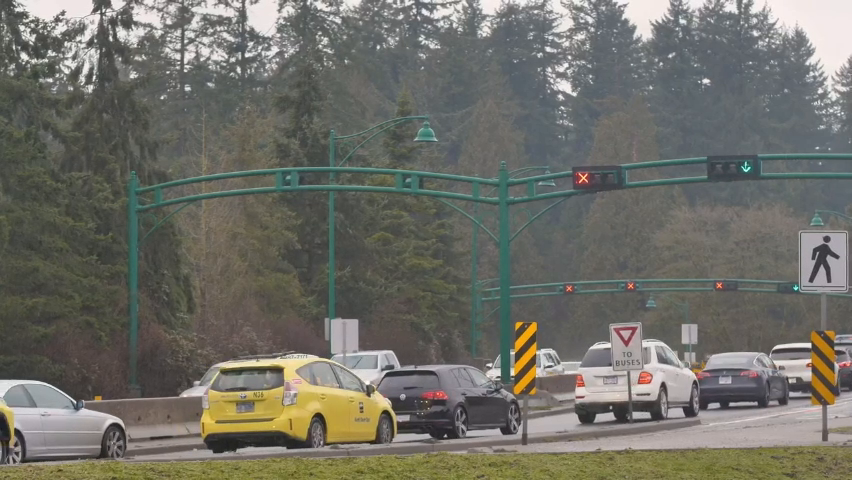
#> input picture frame 15 of Chapter_12/videos/test.mp4, 852 x 480 px
$ python S2_optical_flow_color_code.py
#> lines starting #> are read from the running program, lines starting #| are printed output that depends on the picture
import cv2
import numpy as np


def draw_optical_flow(flow):
    h, w = flow.shape[:2]
    hsv = np.zeros((h, w, 3), dtype=np.uint8)
    hsv[..., 1] = 255  # Set saturation to maximum

    # Calculate flow magnitude and angle
    mag, ang = cv2.cartToPolar(flow[..., 0], flow[..., 1])
    print(mag)
    hsv[..., 0] = ang * 180 / np.pi / 2  # Hue corresponds to direction
    hsv[..., 2] = cv2.normalize(mag, None, 0, 255, cv2.NORM_MINMAX)  # Value corresponds to magnitude

    # Convert HSV to BGR for visualization
    bgr = cv2.cvtColor(hsv, cv2.COLOR_HSV2BGR)
    return bgr


def optical_flow_demo(video_path):
#> called with video_path = 'test.mp4'
    cap = cv2.VideoCapture(video_path)
    if not cap.isOpened():
        print("Error: Cannot open video.")
        return

    ret, prev_frame = cap.read()
#> prev_frame is the input picture: shape (480, 852, 3); mean B, G, R 103.1, 111, 111.4
    if not ret:
        print("Error: Cannot read the first frame.")
        return

    prev_gray = cv2.cvtColor(prev_frame, cv2.COLOR_BGR2GRAY)
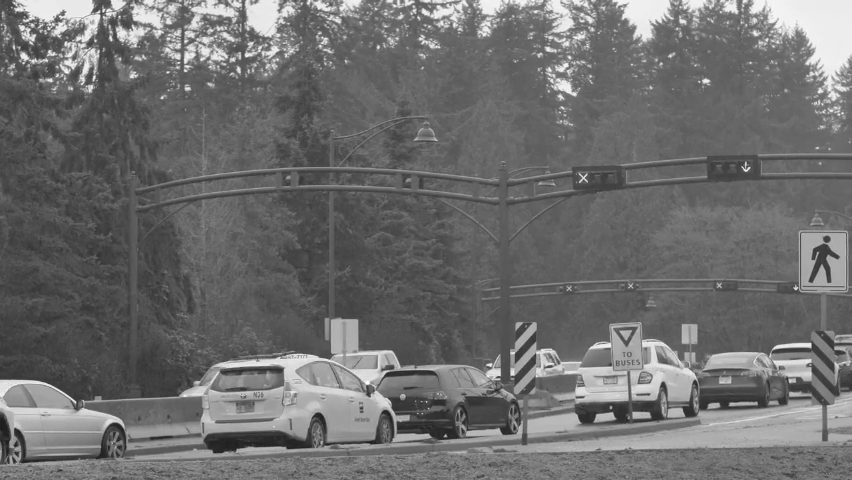
#> prev_gray: shape (480, 852); min 21, max 255, mean 110.2

    while True:
        ret, frame = cap.read()
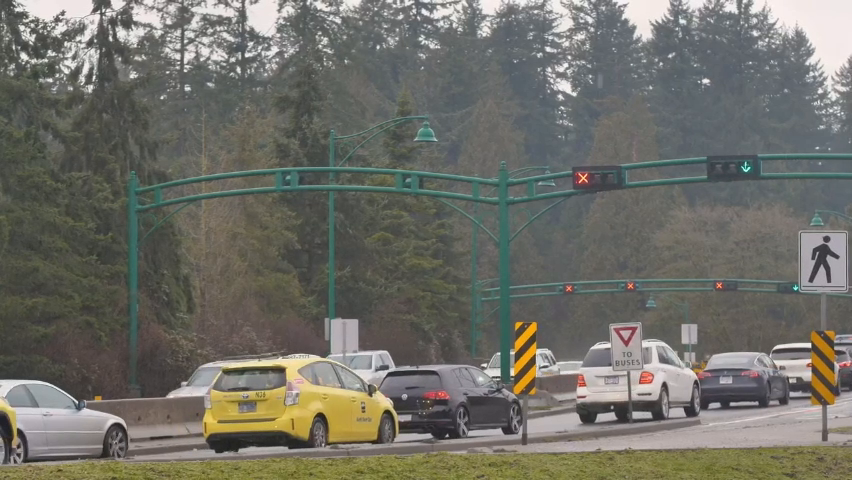
#> input picture frame 16 of Chapter_12/videos/test.mp4, 852 x 480 px
#> frame is the input picture: shape (480, 852, 3); mean B, G, R 103.2, 111.2, 111.6
        if not ret:
            break

        gray = cv2.cvtColor(frame, cv2.COLOR_BGR2GRAY)

        # Calculate dense optical flow using Farneback method
        flow = cv2.calcOpticalFlowFarneback(prev_gray, gray, None,
                                            pyr_scale=0.5, levels=3, winsize=15,
                                            iterations=3, poly_n=5, poly_sigma=1.2,
                                            flags=0)

        # Visualize the optical flow
        flow_color = draw_optical_flow(flow)
#> in draw_optical_flow, `mag, ang = cv2.cartToPolar(flow[..., 0], flow[..., 1])`:
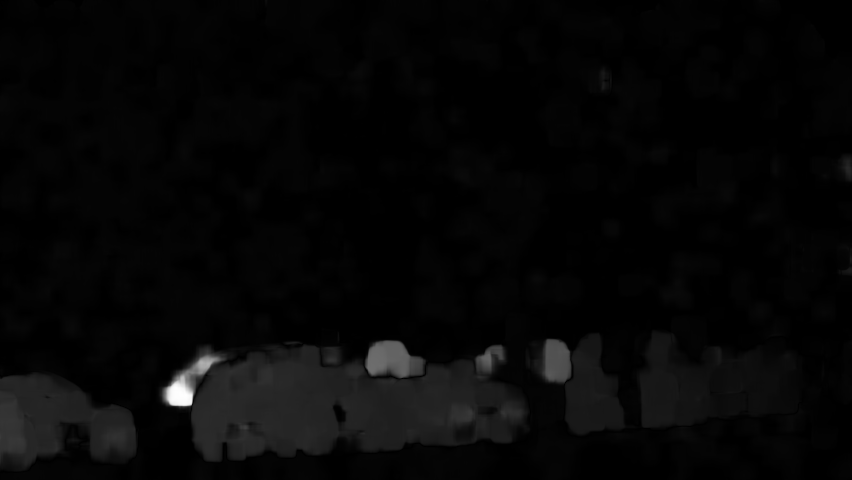
#> mag: shape (480, 852) float32; min 0, max 13.68, mean 0.382; drawn with min black and max white
#> in draw_optical_flow, `mag, ang = cv2.cartToPolar(flow[..., 0], flow[..., 1])`:
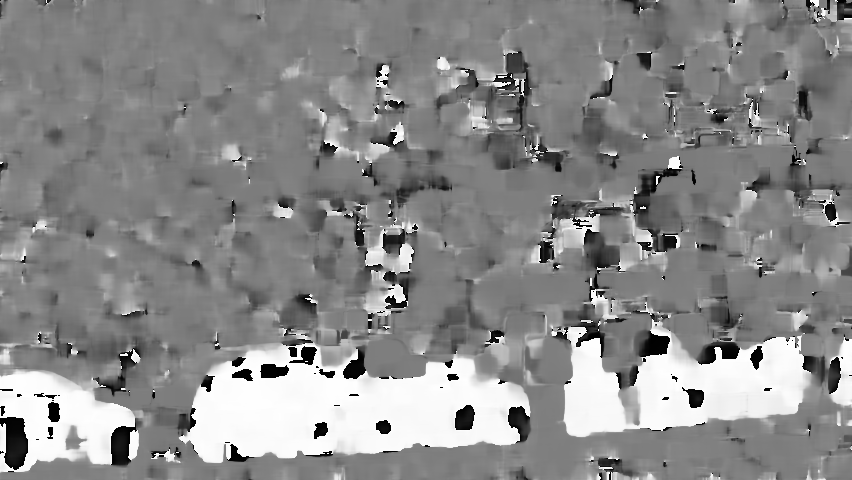
#> ang: shape (480, 852) float32; min 3.47e-07, max 6.28, mean 3.41; drawn with min black and max white
#> (printed output is left out)
#> in draw_optical_flow, `hsv[..., 0] = ang * 180 / np.pi / 2`:
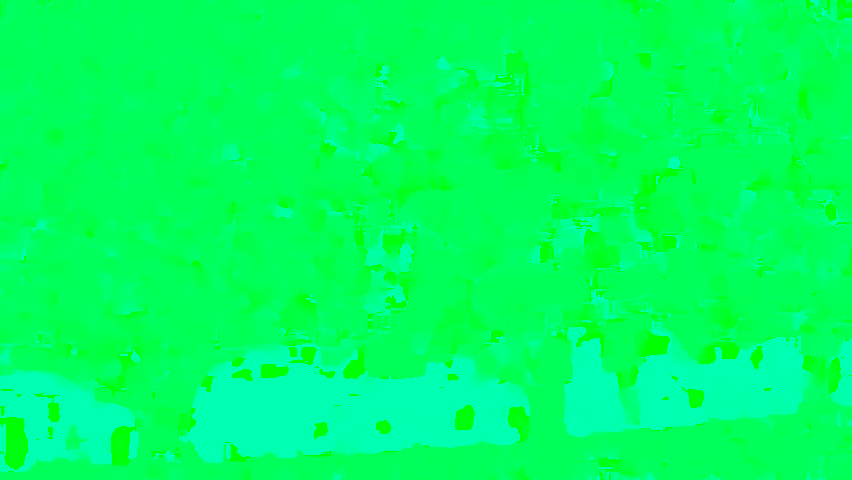
#> hsv: shape (480, 852, 3); mean of channels 0, 1, 2 97.2, 255, 0; drawn as B, G, R
#> in draw_optical_flow, `hsv[..., 2] = cv2.normalize(mag, None, 0, 255, cv2.NORM_MINMAX)`:
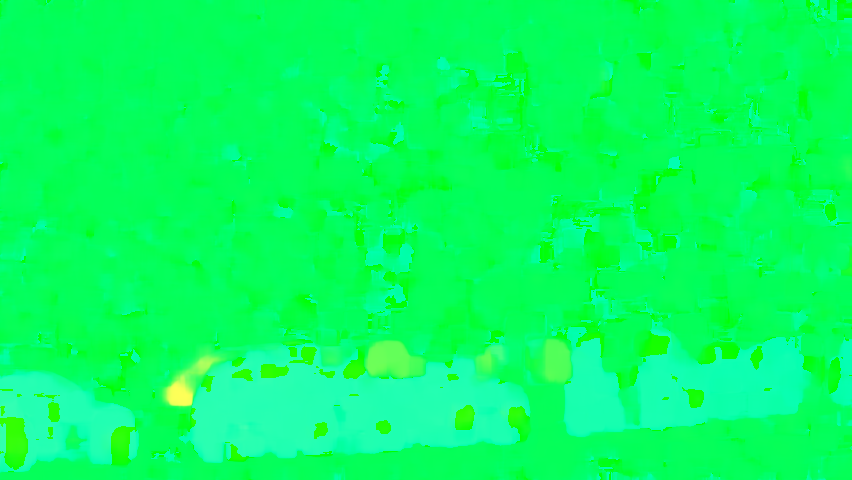
#> hsv: shape (480, 852, 3); mean of channels 0, 1, 2 97.2, 255, 6.7; drawn as B, G, R
#> in draw_optical_flow, `bgr = cv2.cvtColor(hsv, cv2.COLOR_HSV2BGR)`:
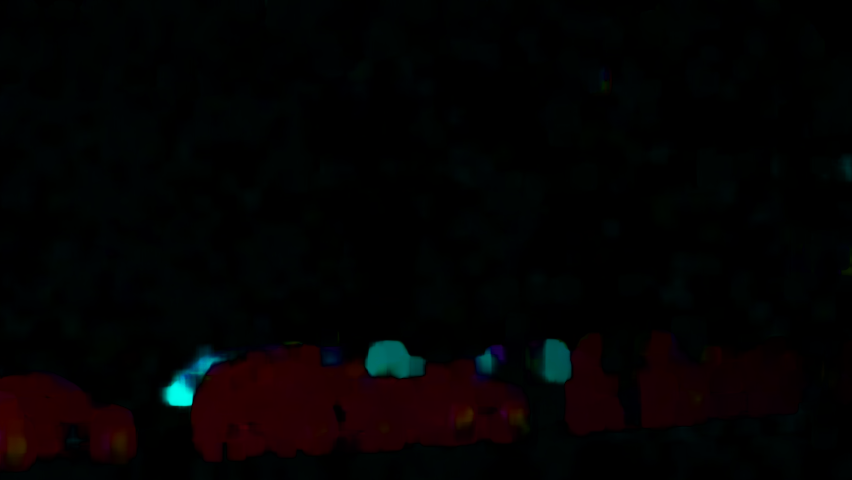
#> bgr: shape (480, 852, 3); mean B, G, R 2.9, 2.6, 3.7
        cv2.imshow('Optical Flow', flow_color)

        # Update previous frame
        prev_gray = gray

        if cv2.waitKey(20) & 0xFF == 27:  # Press 'ESC' to exit
#> (key Esc is pressed here)
            break

    cap.release()
    cv2.destroyAllWindows()


if __name__ == "__main__":
    video_path = "test.mp4"
    optical_flow_demo(video_path)

$ run again, starting later in the video
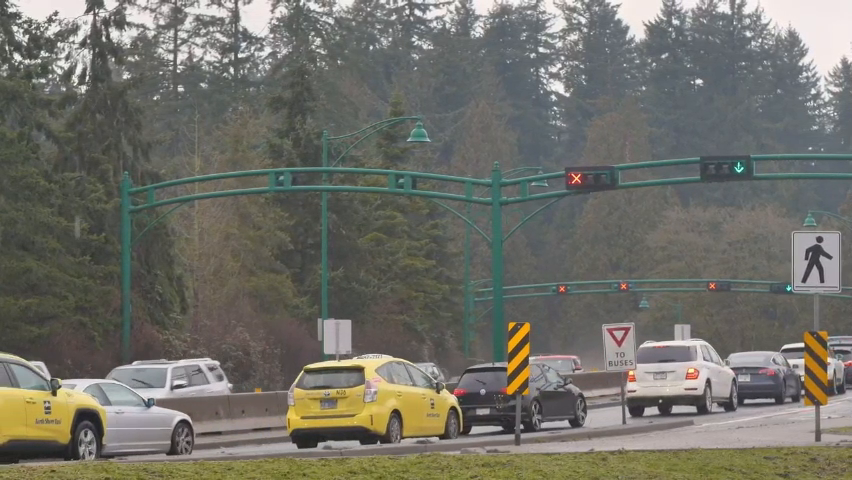
#> input picture frame 67 of Chapter_12/videos/test.mp4, 852 x 480 px
#> in optical_flow_demo, prev_frame is the input picture: shape (480, 852, 3); mean B, G, R 104, 112.2, 112.8
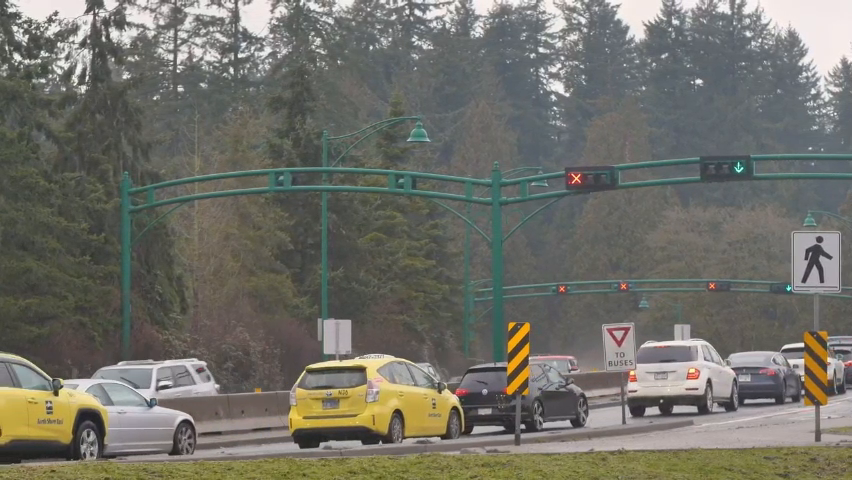
#> input picture frame 68 of Chapter_12/videos/test.mp4, 852 x 480 px
#> in optical_flow_demo, frame is the input picture: shape (480, 852, 3); mean B, G, R 103.8, 112.1, 112.7
#> (printed output is left out)
#> in draw_optical_flow, `bgr = cv2.cvtColor(hsv, cv2.COLOR_HSV2BGR)`:
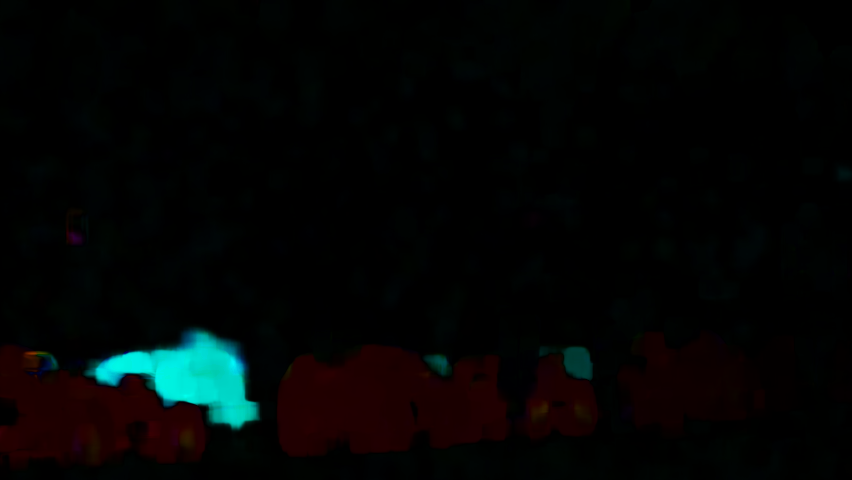
#> bgr: shape (480, 852, 3); mean B, G, R 4.8, 5.3, 3.3

$ run again, starting later in the video
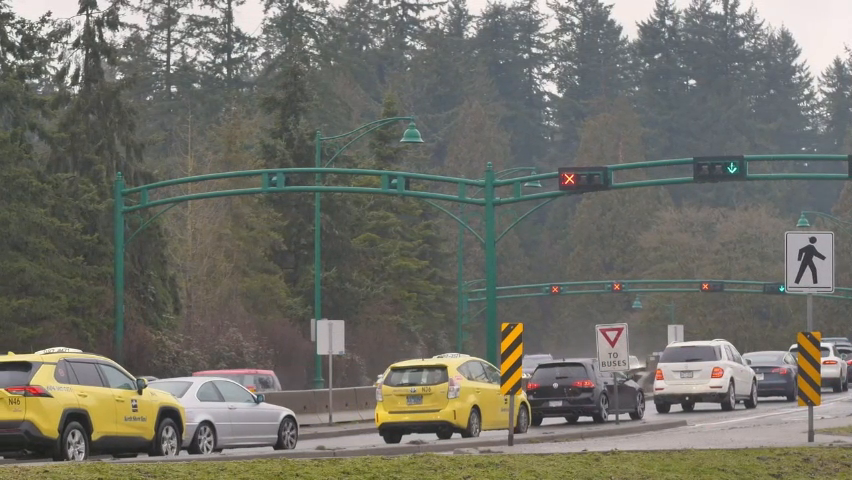
#> input picture frame 120 of Chapter_12/videos/test.mp4, 852 x 480 px
#> in optical_flow_demo, prev_frame is the input picture: shape (480, 852, 3); mean B, G, R 103.5, 112.1, 112.9
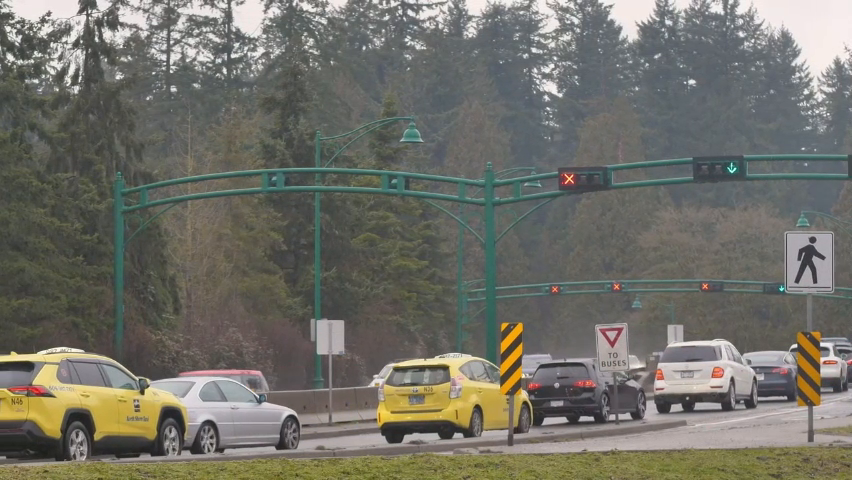
#> input picture frame 121 of Chapter_12/videos/test.mp4, 852 x 480 px
#> in optical_flow_demo, frame is the input picture: shape (480, 852, 3); mean B, G, R 103.7, 112.2, 112.9
#> (printed output is left out)
#> in draw_optical_flow, `bgr = cv2.cvtColor(hsv, cv2.COLOR_HSV2BGR)`:
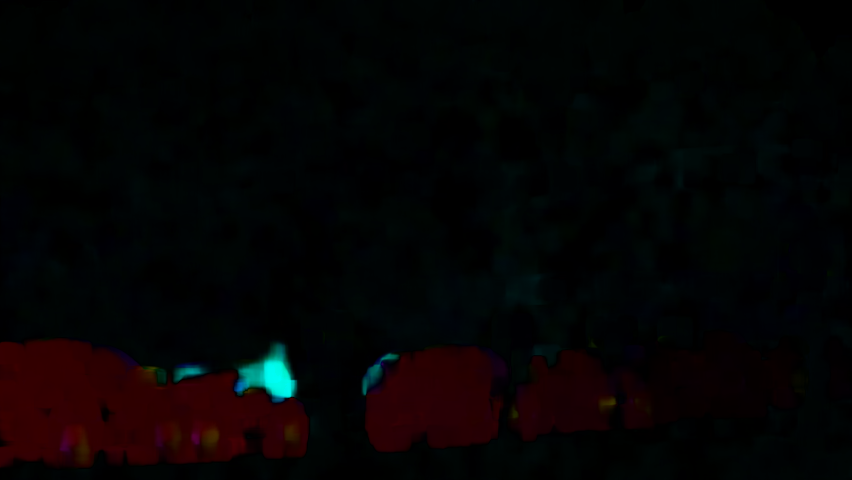
#> bgr: shape (480, 852, 3); mean B, G, R 4, 3.6, 5
